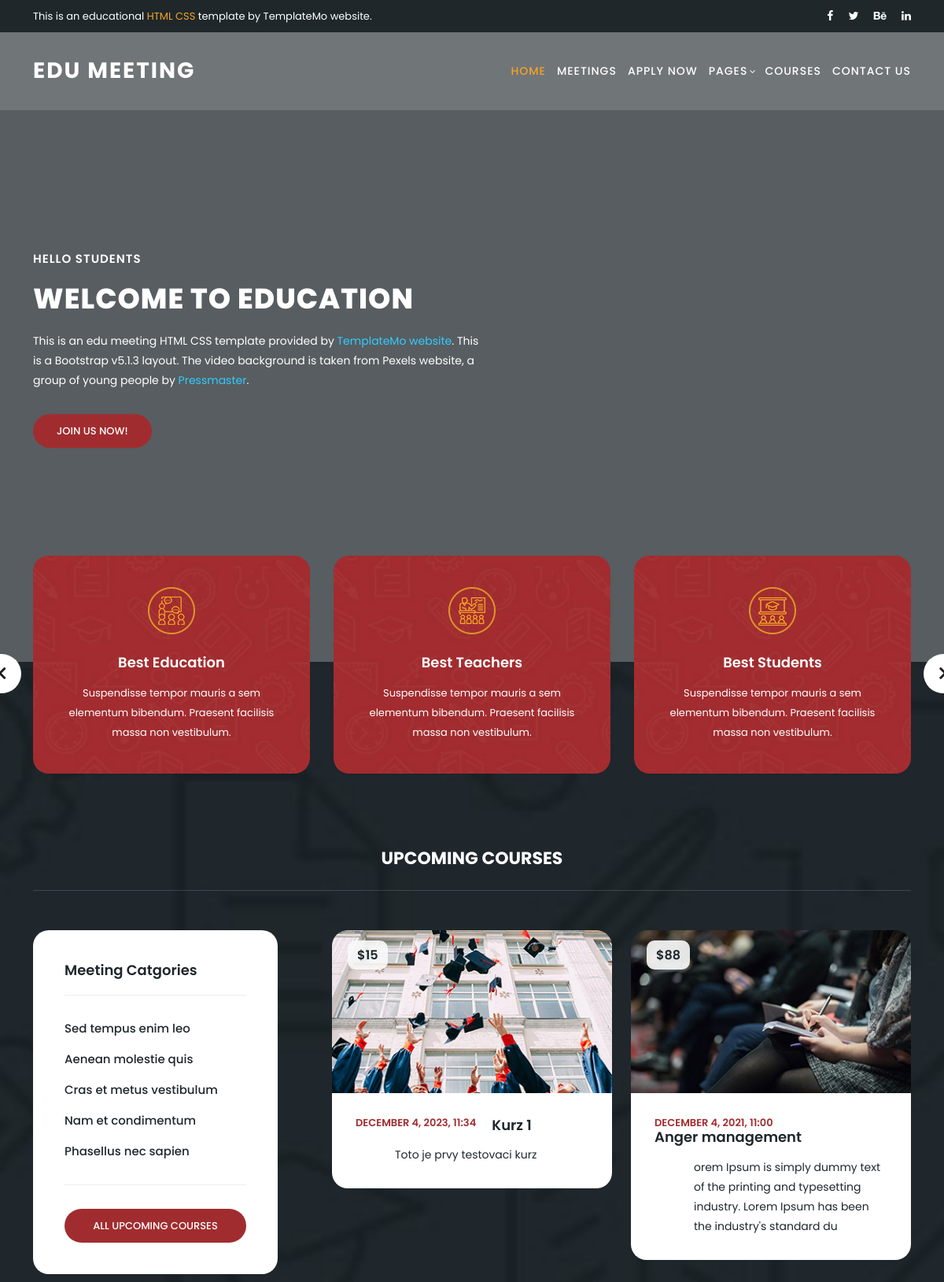
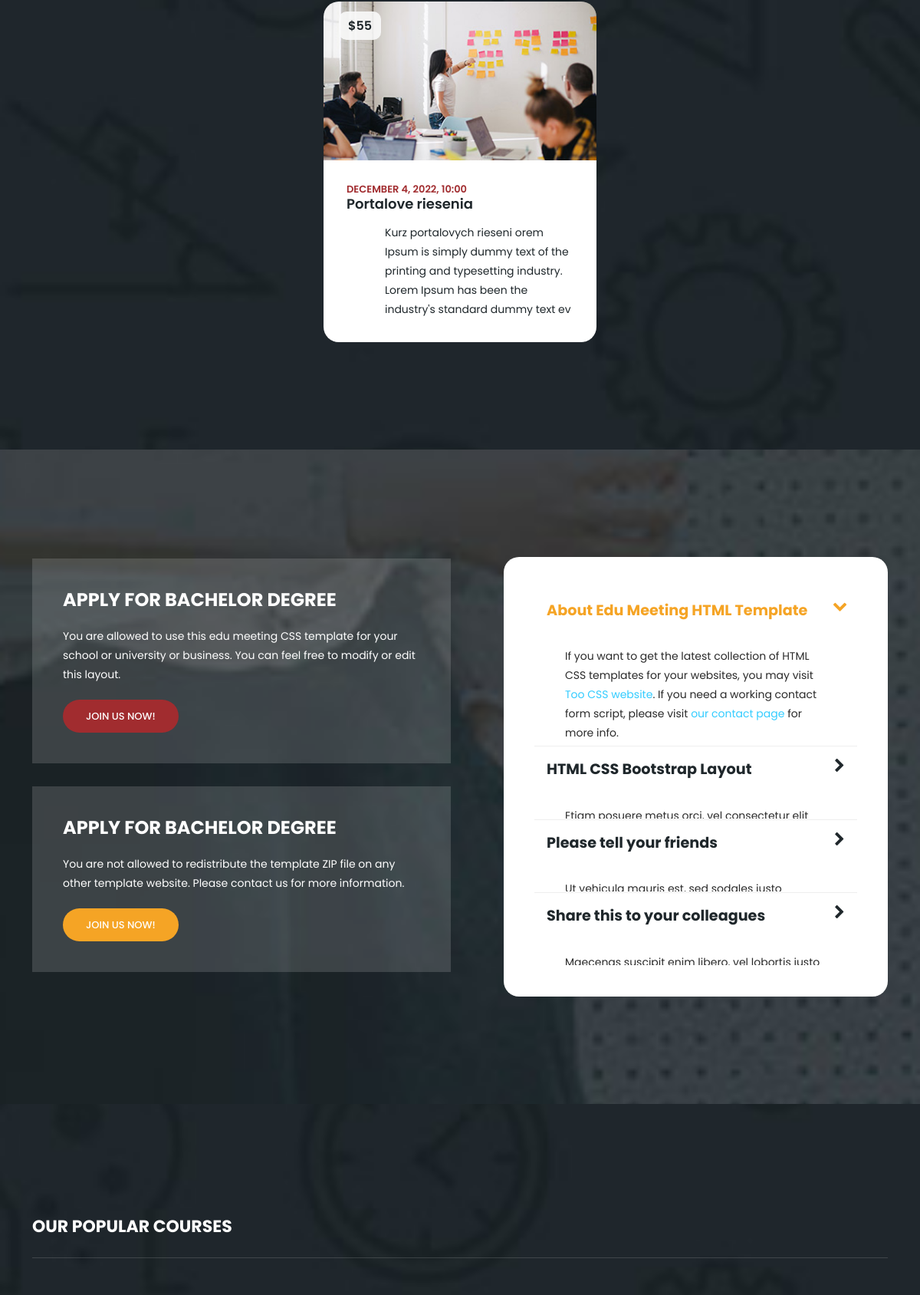
The page / (upper part) on the database its author committed (2 pictures, top to bottom).
### tables this page shows
CREATE TABLE IF NOT EXISTS `course` (
  `id` int(11) NOT NULL AUTO_INCREMENT,
  `name` varchar(128) NOT NULL,
  `description` text NOT NULL,
  `time` datetime NOT NULL,
  `price` float NOT NULL,
  PRIMARY KEY (`id`)
);

### includes/config.php (called while the page is built)
<?php
$DB_HOSTNAME = "localhost";
$DB_NAME = "school";
$DB_LOGIN = "root";
$DB_PASSWORD = "";
$DB_PORT = 3307;
?>

### includes/database.php (called while the page is built, shortened)
<?php
class Database
{
  public function __construct($ihostname, $idatabaseName, $ilogin, $ipassword, $iport)
  {
    $this->hostname = $ihostname;
    $this->port = $iport;
    $this->databaseName = $idatabaseName;
    $this->login = $ilogin;
    $this->password = $ipassword;
  }
  public function Connect()
  {
    $this->connection =
    new mysqli($this->hostname, $this->login, $this->password, $this->databaseName, $this->port);
  }
  public function Query($query, $echoQuery=0)
  {
    return $this->connection->query($query);
  }
  private $hostname;
  private $port;
  private $databaseName;
  private $login;
  private $password;
  private $connection;
}
?>

### includes/application.php (the view, shortened to what this page needs)
<?php
include_once "database.php";
include_once "config.php";
class Application
{
  public function __construct()
  {
    global $DB_HOSTNAME;
    global $DB_NAME;
    global $DB_LOGIN;
    global $DB_PASSWORD;
    global $DB_PORT;
    $this->dbHostname = $DB_HOSTNAME;
    $this->dbPort = $DB_PORT;
    $this->dbName = $DB_NAME;
    $this->dbLogin = $DB_LOGIN;
    $this->dbPassword = $DB_PASSWORD;
    $this->database = new Database($this->dbHostname, $this->dbName, $this->dbLogin, $this->dbPassword, $this->dbPort);
  }
  public function GetCourses()
  {
    $query = "SELECT * FROM course";
    return $this->database->Query($query);
  }
  public function HTML_GetCourses()
  {
    $result = $this->GetCourses();
    while ($row = $result->fetch_assoc())
    {
      $rawTime = strtotime($row["time"]);
      $visualTime = date("F j, Y, G:i", $rawTime);
      echo ' <div class="col-lg-6">
              <div class="meeting-item">
                <div class="thumb">
                  <div class="price">
                    <span>$'.$row["price"].'</span>
                  </div>
                  <a href="meeting-details.php?id='.$row["id"].'"><img src="'.$this->GetRandomCourseImageURL().'" alt="'.$row["name"].'"></a>
                </div>
                <div class="down-content">
                  <div class="date">
                    <h6>'.$visualTime.'</h6>
                  </div>
                  <a href="meeting-details.html"><h4>'.$row["name"].'</h4></a>
                  <p>'.$row["description"].'</p>
                </div>
              </div>
            </div>';
    }
  }
  public function GetRandomCourseImageURL()
  {
    $number = rand(1,4);
    return "assets/images/meeting-0$number.jpg";
  }
  private $database;
}
?>

### index.php (shortened to what this page needs)
<?php
include_once "includes/application.php";
?>
<!DOCTYPE html>
<html lang="en">
  <head>
    <link href="vendor/bootstrap/css/bootstrap.min.css" rel="stylesheet">
    <link rel="stylesheet" href="assets/css/fontawesome.css">
    <link rel="stylesheet" href="assets/css/templatemo-edu-meeting.css">
    <link rel="stylesheet" href="assets/css/owl.css">
    <link rel="stylesheet" href="assets/css/lightbox.css">
  </head>
<body>
  <div class="sub-header">
    <div class="container">
      <div class="row">
        <div class="col-lg-8 col-sm-8">
          <div class="left-content">
            <p>This is an educational <em>HTML CSS</em> template by TemplateMo website.</p>
          </div>
        </div>
        <div class="col-lg-4 col-sm-4">
          <div class="right-icons">
            <ul>
              <li><a href="#"><i class="fa fa-facebook"></i></a></li>
              <li><a href="#"><i class="fa fa-twitter"></i></a></li>
              <li><a href="#"><i class="fa fa-behance"></i></a></li>
              <li><a href="#"><i class="fa fa-linkedin"></i></a></li>
            </ul>
          </div>
        </div>
      </div>
    </div>
  </div>
  <header class="header-area header-sticky">
      <div class="container">
          <div class="row">
              <div class="col-12">
                  <nav class="main-nav">
                      <a href="index.html" class="logo">
                          Edu Meeting
                      </a>
                      <ul class="nav">
                          <li class="scroll-to-section"><a href="#top" class="active">Home</a></li>
                          <li><a href="meetings.html">Meetings</a></li>
                          <li class="scroll-to-section"><a href="#apply">Apply Now</a></li>
                          <li class="has-sub">
                              <a href="javascript:void(0)">Pages</a>
                          </li>
                          <li class="scroll-to-section"><a href="#courses">Courses</a></li>
                          <li class="scroll-to-section"><a href="#contact">Contact Us</a></li>
                      </ul>
                  </nav>
              </div>
          </div>
      </div>
  </header>
  <section class="section main-banner" id="top" data-section="section1">
      <video autoplay muted loop id="bg-video">
          <source src="assets/images/course-video.mp4" type="video/mp4" />
      </video>
      <div class="video-overlay header-text">
          <div class="container">
            <div class="row">
              <div class="col-lg-12">
                <div class="caption">
              <h6>Hello Students</h6>
              <h2>Welcome to Education</h2>
              <p>This is an edu meeting HTML CSS template provided by <a rel="nofollow" href="https://templatemo.com/page/1" target="_blank">TemplateMo website</a>. This is a Bootstrap v5.1.3 layout. The video background is taken from Pexels website, a group of young people by <a rel="nofollow" href="https://www.pexels.com/@pressmaster" target="_blank">Pressmaster</a>.</p>
              <div class="main-button-red">
                  <div class="scroll-to-section"><a href="#contact">Join Us Now!</a></div>
              </div>
          </div>
              </div>
            </div>
          </div>
      </div>
  </section>
  <section class="services">
    <div class="container">
      <div class="row">
        <div class="col-lg-12">
          <div class="owl-service-item owl-carousel">
            <div class="item">
              <div class="icon">
                <img src="assets/images/service-icon-01.png" alt="">
              </div>
              <div class="down-content">
                <h4>Best Education</h4>
                <p>Suspendisse tempor mauris a sem elementum bibendum. Praesent facilisis massa non vestibulum.</p>
              </div>
            </div>
            <div class="item">
              <div class="icon">
                <img src="assets/images/service-icon-02.png" alt="">
              </div>
              <div class="down-content">
                <h4>Best Teachers</h4>
                <p>Suspendisse tempor mauris a sem elementum bibendum. Praesent facilisis massa non vestibulum.</p>
              </div>
            </div>
            <div class="item">
              <div class="icon">
                <img src="assets/images/service-icon-03.png" alt="">
              </div>
              <div class="down-content">
                <h4>Best Students</h4>
                <p>Suspendisse tempor mauris a sem elementum bibendum. Praesent facilisis massa non vestibulum.</p>
              </div>
            </div>
          </div>
        </div>
      </div>
    </div>
  </section>
  <section class="upcoming-meetings" id="meetings">
    <div class="container">
      <div class="row">
        <div class="col-lg-12">
          <div class="section-heading">
            <h2>Upcoming Courses</h2>
          </div>
        </div>
        <div class="col-lg-4">
          <div class="categories">
            <h4>Meeting Catgories</h4>
            <ul>
              <li><a href="#">Sed tempus enim leo</a></li>
              <li><a href="#">Aenean molestie quis</a></li>
              <li><a href="#">Cras et metus vestibulum</a></li>
              <li><a href="#">Nam et condimentum</a></li>
              <li><a href="#">Phasellus nec sapien</a></li>
            </ul>
            <div class="main-button-red">
              <a href="meetings.html">All Upcoming Courses</a>
            </div>
          </div>
        </div>
        <div class="col-lg-8">
          <div class="row">
            <?php
            $Application = $GLOBALS['APP'];
              $Application->HTML_GetCourses();
            ?>
          </div>
        </div>
      </div>
    </div>
  </section>
  <section class="apply-now" id="apply">
    <div class="container">
      <div class="row">
        <div class="col-lg-6 align-self-center">
          <div class="row">
            <div class="col-lg-12">
              <div class="item">
                <h3>APPLY FOR BACHELOR DEGREE</h3>
                <p>You are allowed to use this edu meeting CSS template for your school or university or business. You can feel free to modify or edit this layout.</p>
                <div class="main-button-red">
                  <div class="scroll-to-section"><a href="#contact">Join Us Now!</a></div>
              </div>
              </div>
            </div>
            <div class="col-lg-12">
              <div class="item">
                <h3>APPLY FOR BACHELOR DEGREE</h3>
                <p>You are not allowed to redistribute the template ZIP file on any other template website. Please contact us for more information.</p>
                <div class="main-button-yellow">
                  <div class="scroll-to-section"><a href="#contact">Join Us Now!</a></div>
              </div>
              </div>
            </div>
          </div>
        </div>
        <div class="col-lg-6">
          <div class="accordions is-first-expanded">
            <article class="accordion">
                <div class="accordion-head">
                    <span>About Edu Meeting HTML Template</span>
                    <span class="icon">
                        <i class="icon fa fa-chevron-right"></i>
                    </span>
                </div>
                <div class="accordion-body">
                    <div class="content">
                        <p>If you want to get the latest collection of HTML CSS templates for your websites, you may visit <a rel="nofollow" href="https://www.toocss.com/" target="_blank">Too CSS website</a>. If you need a working contact form script, please visit <a href="https://templatemo.com/contact" target="_parent">our contact page</a> for more info.</p>
                    </div>
                </div>
            </article>
            <article class="accordion">
                <div class="accordion-head">
                    <span>HTML CSS Bootstrap Layout</span>
                    <span class="icon">
                        <i class="icon fa fa-chevron-right"></i>
                    </span>
                </div>
                <div class="accordion-body">
                    <div class="content">
                        <p>Etiam posuere metus orci, vel consectetur elit imperdiet eu. Cras ipsum magna, maximus at semper sit amet, eleifend eget neque. Nunc facilisis quam purus, sed vulputate augue interdum vitae. Aliquam a elit massa.<br><br>
                        </p>
                    </div>
                </div>
            </article>
            <article class="accordion">
                <div class="accordion-head">
                    <span>Please tell your friends</span>
                    <span class="icon">
                        <i class="icon fa fa-chevron-right"></i>
                    </span>
                </div>
                <div class="accordion-body">
                    <div class="content">
                        <p>Ut vehicula mauris est, sed sodales justo rhoncus eu. Morbi porttitor quam velit, at ullamcorper justo suscipit sit amet. Quisque at suscipit mi, non efficitur velit.<br><br>
                        Cras et tortor semper, placerat eros sit amet, porta est. Mauris porttitor sapien et quam volutpat luctus. Nullam sodales ipsum ac neque ultricies varius.</p>
                    </div>
                </div>
            </article>
            <article class="accordion last-accordion">
                <div class="accordion-head">
                    <span>Share this to your colleagues</span>
                    <span class="icon">
                        <i class="icon fa fa-chevron-right"></i>
                    </span>
                </div>
                <div class="accordion-body">
                    <div class="content">
                        <p>Maecenas suscipit enim libero, vel lobortis justo condimentum id. Interdum et malesuada fames ac ante ipsum primis in faucibus.<br><br>
                        Sed eleifend metus sit amet magna tristique, posuere laoreet arcu semper. Nulla pellentesque ut tortor sit amet maximus. In eu libero ullamcorper, semper nisi quis, convallis nisi.</p>
                    </div>
                </div>
            </article>
        </div>
        </div>
      </div>
    </div>
  </section>
  <section class="our-courses" id="courses">
    <div class="container">
      <div class="row">
        <div class="col-lg-12">
          <div class="section-heading">
            <h2>Our Popular Courses</h2>
          </div>
        </div>
      </div>
    </div>
  </section>
</body>
</body>
</html>

### rows shown on the page
course: price "15", shows a picture, time "DECEMBER 4, 2023, 11:34", name "Kurz 1", description "Toto je prvy testovaci kurz"
course: price "88", shows a picture, time "DECEMBER 4, 2021, 11:00", name "Anger management", description "orem Ipsum is simply dummy text of the printing and typesetting industry. Lorem Ipsum has been the industry's standard du"
course: price "55", shows a picture, time "DECEMBER 4, 2022, 10:00", name "Portalove riesenia", description "Kurz portalovych rieseni orem Ipsum is simply dummy text of the printing and typesetting industry. Lorem Ipsum has been the industry's standard dummy text ev"
